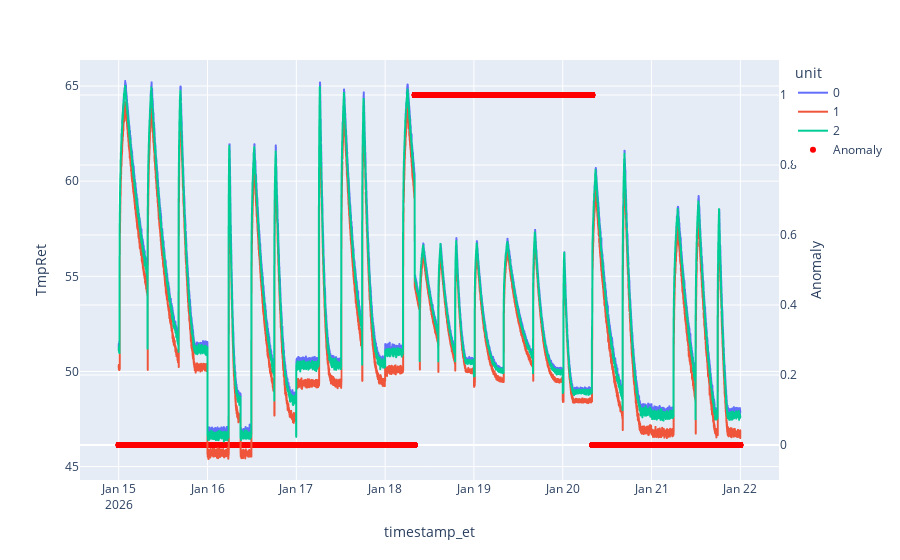

Notebook source saved alongside this figure:
### Code cell
anomaly_config = [
        {
            'unit': 1,
            'type': 'amplitude',
            'start_day': 3,
            'start_hour': 8,
            'duration_hours': 48,
            'params': {'scale_factor': 0.5}
        },
    ]
    
phase_offset_df = generator.generate_container_data(
    container_id=1,
    start_time=datetime(2026, 1, 15),
    duration_days=7,
    anomaly_config=anomaly_config
)
phase_offset_df['anom_type'] = 'phase_offset'


# Visualize TempRet
fig = px.line(phase_offset_df, x='timestamp_et', y='TmpRet', color='unit') # mode='line')
fig.add_trace(
    go.Scatter(
        x=phase_offset_df['timestamp_et'],
        y=phase_offset_df['anomaly'].astype(int),
        mode='markers',
        name='Anomaly',
        yaxis='y2',
        marker=dict(color='red', size=6)
    )
)

# Configure secondary y-axis
fig.update_layout(
    yaxis2=dict(
        title='Anomaly',
        overlaying='y',
        side='right',
        range=[-0.1, 1.1]  # gives some padding for boolean 0/1
    )
)

fig.show()

### Figure 1 — Plotly figure (JSON) as saved in the notebook; plotly's stock layout.template omitted (floating-point values rounded to 4 significant figures; data arrays with more than 128 entries replaced by an {"elided": "..."} marker saying what was removed)
{"data": [{"hovertemplate": "unit=0<br>timestamp_et=%{x}<br>TmpRet=%{y}<extra></extra>", "legendgroup": "0", "line": {"color": "#636efa", "dash": "solid"}, "marker": {"symbol": "circle"}, "mode": "lines", "name": "0", "showlegend": true, "type": "scattergl", "x": {"elided": "10080 str values"}, "xaxis": "x", "y": {"elided": "10080 float values"}, "yaxis": "y"}, {"hovertemplate": "unit=1<br>timestamp_et=%{x}<br>TmpRet=%{y}<extra></extra>", "legendgroup": "1", "line": {"color": "#EF553B", "dash": "solid"}, "marker": {"symbol": "circle"}, "mode": "lines", "name": "1", "showlegend": true, "type": "scattergl", "x": {"elided": "10080 str values"}, "xaxis": "x", "y": {"elided": "10080 float values"}, "yaxis": "y"}, {"hovertemplate": "unit=2<br>timestamp_et=%{x}<br>TmpRet=%{y}<extra></extra>", "legendgroup": "2", "line": {"color": "#00cc96", "dash": "solid"}, "marker": {"symbol": "circle"}, "mode": "lines", "name": "2", "showlegend": true, "type": "scattergl", "x": {"elided": "10080 str values"}, "xaxis": "x", "y": {"elided": "10080 float values"}, "yaxis": "y"}, {"marker": {"color": "red", "size": 6}, "mode": "markers", "name": "Anomaly", "type": "scatter", "x": {"elided": "30240 str values"}, "y": {"elided": "30240 int values"}, "yaxis": "y2"}], "layout": {"legend": {"title": {"text": "unit"}, "tracegroupgap": 0}, "margin": {"t": 60}, "xaxis": {"anchor": "y", "domain": [0, 1], "title": {"text": "timestamp_et"}}, "yaxis": {"anchor": "x", "domain": [0, 1], "title": {"text": "TmpRet"}}, "yaxis2": {"overlaying": "y", "range": [-0.1, 1.1], "side": "right", "title": {"text": "Anomaly"}}}}
